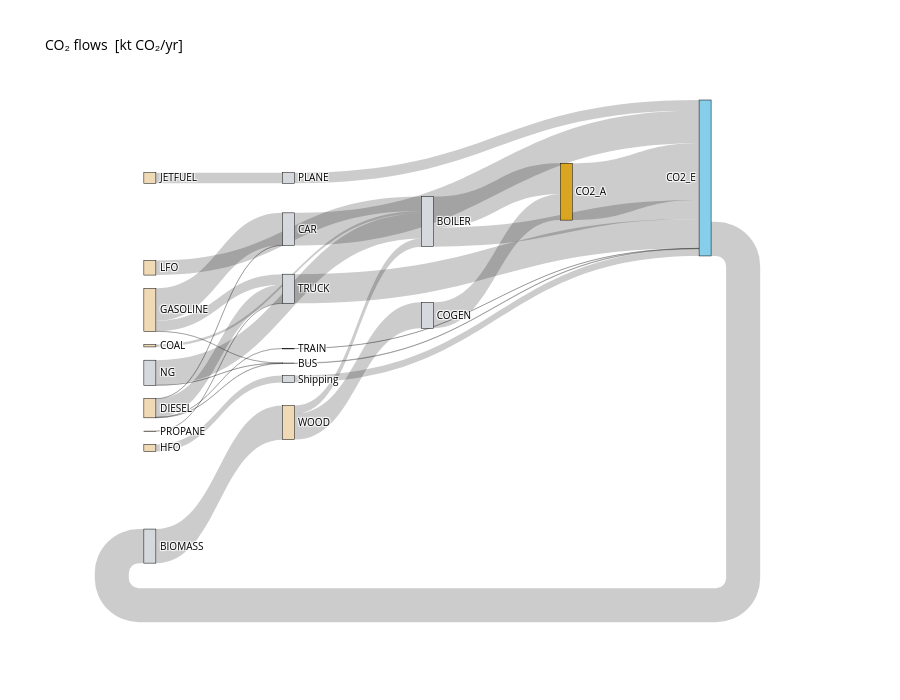

Notebook code for this chart:
### Code cell
plot_sankey_co2(results)

### Figure 1 — Plotly figure (JSON) as saved in the notebook; plotly's stock layout.template omitted (floating-point values rounded to 4 significant figures)
{"data": [{"arrangement": "freeform", "link": {"source": [0, 1, 1, 2, 3, 4, 5, 6, 7, 8, 8, 8, 8, 9, 9, 9, 10, 11, 12, 13, 13, 14, 15, 16, 17, 18, 19, 19], "target": [19, 4, 5, 5, 5, 5, 0, 1, 4, 2, 3, 17, 18, 2, 3, 18, 16, 14, 1, 1, 2, 5, 18, 5, 5, 5, 1, 7], "value": [16050.0, 14600.0, 8990.0, 232.7, 15350.0, 26790.0, 16050.0, 1089.0, 12190.0, 187.8, 118.2, 43.49, 8737.0, 15.55, 15240.0, 4999.0, 3323.0, 4971.0, 6853.0, 11790.0, 29.37, 4971.0, 16.64, 3323.0, 43.49, 13750.0, 3856.0, 12190.0]}, "node": {"color": ["#D5D8DC", "#D5D8DC", "#D5D8DC", "#D5D8DC", "#DAA520", "#87CEEB", "#F0D9B5", "#D5D8DC", "#F0D9B5", "#F0D9B5", "#F0D9B5", "#F0D9B5", "#F0D9B5", "#D5D8DC", "#D5D8DC", "#F0D9B5", "#D5D8DC", "#D5D8DC", "#D5D8DC", "#F0D9B5"], "label": ["BIOMASS", "BOILER", "BUS", "CAR", "CO2_A", "CO2_E", "COAL", "COGEN", "DIESEL", "GASOLINE", "HFO", "JETFUEL", "LFO", "NG", "PLANE", "PROPANE", "Shipping", "TRAIN", "TRUCK", "WOOD"], "line": {"color": "black", "width": 0.5}, "pad": 10, "thickness": 12}, "type": "sankey", "valueformat": ".0f", "valuesuffix": " kt CO₂"}], "layout": {"font": {"color": "black", "size": 10}, "height": 700, "title": {"text": "CO₂ flows  [kt CO₂/yr]"}}}
